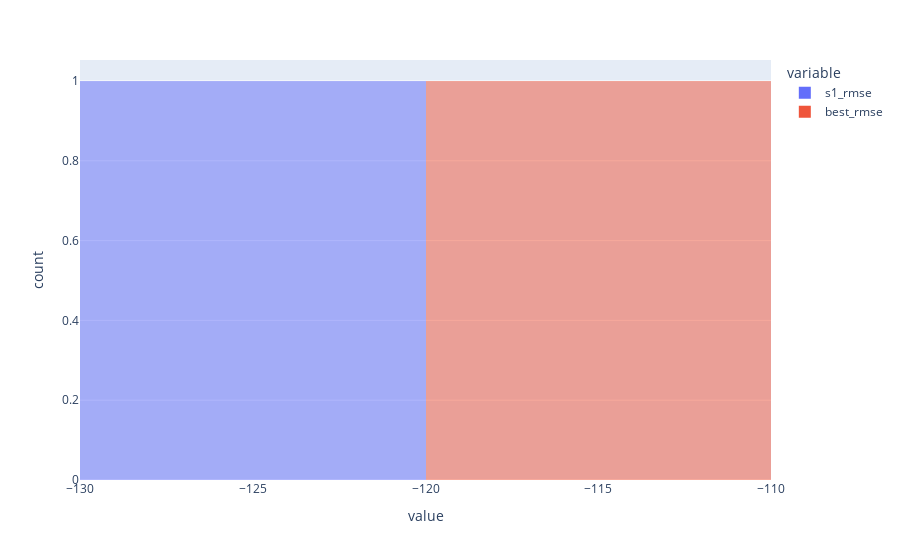

Notebook code for this chart:
### Code cell
fig = px.histogram(
    train_df.melt(),
    x="value",
    color = "variable",
    barmode="overlay",
)
fig.show()

### Figure 1 — Plotly figure (JSON) as saved in the notebook; plotly's stock layout.template omitted (floating-point values rounded to 4 significant figures)
{"data": [{"alignmentgroup": "True", "bingroup": "x", "hovertemplate": "variable=s1_rmse<br>value=%{x}<br>count=%{y}<extra></extra>", "legendgroup": "s1_rmse", "marker": {"color": "#636efa", "opacity": 0.5, "pattern": {"shape": ""}}, "name": "s1_rmse", "offsetgroup": "s1_rmse", "orientation": "v", "showlegend": true, "type": "histogram", "x": [-122.6], "xaxis": "x", "yaxis": "y"}, {"alignmentgroup": "True", "bingroup": "x", "hovertemplate": "variable=best_rmse<br>value=%{x}<br>count=%{y}<extra></extra>", "legendgroup": "best_rmse", "marker": {"color": "#EF553B", "opacity": 0.5, "pattern": {"shape": ""}}, "name": "best_rmse", "offsetgroup": "best_rmse", "orientation": "v", "showlegend": true, "type": "histogram", "x": [-115.3], "xaxis": "x", "yaxis": "y"}], "layout": {"barmode": "overlay", "legend": {"title": {"text": "variable"}, "tracegroupgap": 0}, "margin": {"t": 60}, "xaxis": {"anchor": "y", "domain": [0, 1], "title": {"text": "value"}}, "yaxis": {"anchor": "x", "domain": [0, 1], "title": {"text": "count"}}}}
